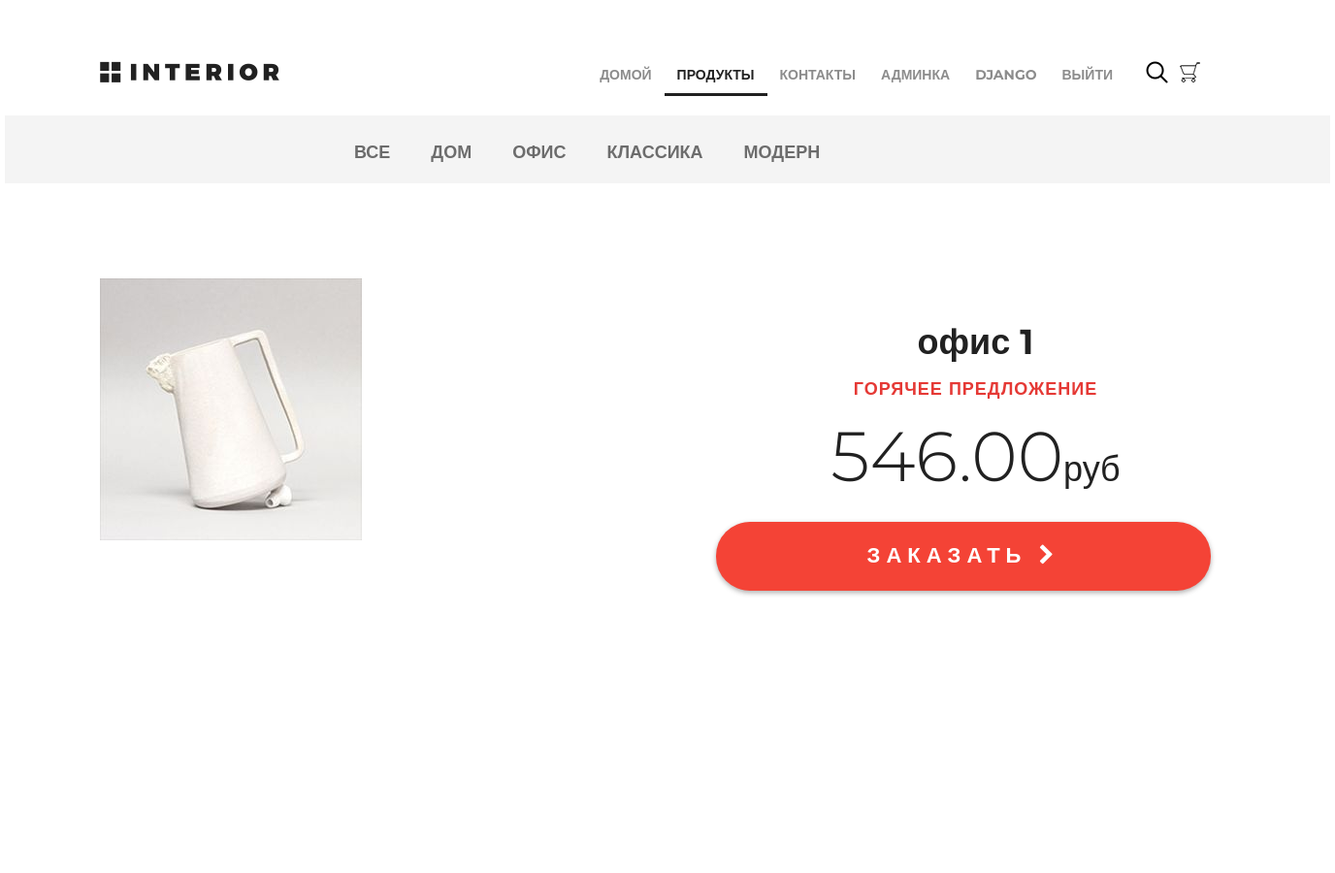
Page /products/ (signed in, upper part) on the earlier database version.
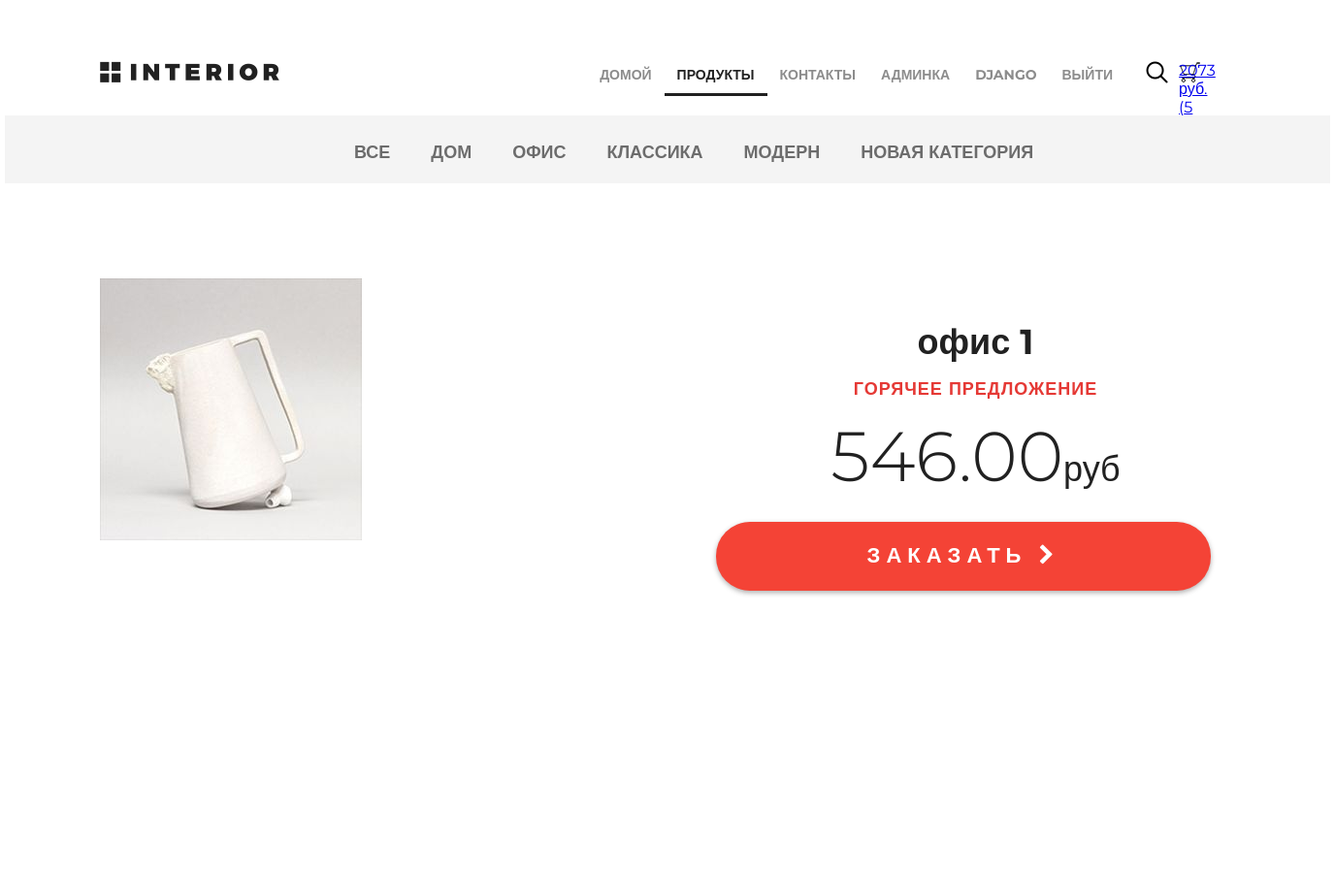
Same page on the later database version.
### mainapp/models.py (models this page shows, shortened)
class ProductCategory(models.Model):
    name = models.CharField(verbose_name='имя', max_length=64, unique=True)
    description = models.TextField(verbose_name='описание', blank=True)
    is_active = models.BooleanField(default=True)

class Product(models.Model):
    category = models.ForeignKey(ProductCategory, on_delete=models.CASCADE)
    name = models.CharField(verbose_name='имя продукта', max_length=128)
    image = models.ImageField(upload_to='products_images', blank=True)
    short_desc = models.CharField(verbose_name='краткое описание продукта', max_length=60, blank=True)
    description = models.TextField(verbose_name='описание продукта', blank=True)
    price = models.DecimalField(verbose_name='цена', max_digits=8, decimal_places=2, default=0)
    quantity = models.PositiveIntegerField(verbose_name='количество на складе', default=0)
    is_active = models.BooleanField(default=True)

### basketapp/models.py (models this page shows)
class Basket(models.Model):
    user = models.ForeignKey(settings.AUTH_USER_MODEL, on_delete=models.CASCADE, related_name='basket')
    product = models.ForeignKey(Product, on_delete=models.CASCADE)
    quantity = models.PositiveIntegerField(verbose_name='количество', default=0)
    add_datetime = models.DateTimeField(verbose_name='время', auto_now_add=True)
    @property
    def product_cost(self):
        return self.quantity * self.product.price
    @property
    def total_quantity(self):
        _items = Basket.objects.filter(user=self.user)
        return sum(list(map(lambda x: x.quantity, _items)))
    @property
    def total_cost(self):
        _items = Basket.objects.filter(user=self.user)
        return sum(list(map(lambda x: x.product_cost, _items)))

### authapp/models.py (models this page shows)
class ShopUser(AbstractUser):
    avatar = models.ImageField(upload_to='users_avatar', blank=True)
    age = models.PositiveIntegerField(verbose_name='Возраст')

### mainapp/views.py (the view, shortened to what this page needs)
# urls.py: path('products/', include('mainapp.urls', namespace='products')),
def products(request, pk=None):
    basket = get_basket(request.user)
    hot_product = get_hot_product()
    same_products = get_same_products(hot_product)
    product_menu_links = ProductCategory.objects.all()
    context = {
        'title': 'продукты',
        'main_menu_links': main_menu_links,
        'product_menu_links': product_menu_links,
        'same_products': same_products,
        'basket': basket,
        'hot_product': hot_product,
    }
    return render(request, 'mainapp/products.html', context)

### mainapp/views.py (called while the page is built)
def get_basket(user):
    if user.is_authenticated:
        return Basket.objects.filter(user=user)
    return []

def get_hot_product():
    return random.sample(list(Product.objects.all()), 1)[0]

def get_same_products(hot_product):
    same_products = Product.objects.filter(category=hot_product.category).exclude(pk=hot_product.pk)[:3]
    return same_products

### mainapp/templates/mainapp/products.html (shortened to what this page needs)
{% extends 'mainapp/base.html' %}
{% load static %}
		{% block menu %}
		<div class="hero-white">
			<div class="header clearfix">
				{% include 'mainapp/includes/inc_main_menu.html' %}
			</div>
		</div>
		{% endblock %}
		{% block content %}
		<div class="details">
			<div class="links clearfix">
				{% include 'mainapp/includes/inc_categories_menu.html' %}
			</div>
			<div class="details-products">
				<div class="details-slider">
					<div class="slider-product">
						<img src="/media/{{ hot_product.image }}">
					</div>
				</div>
				<div class="description">
					<h3 class="big-bold">{{ hot_product.name }}</h3>
					<h3 class="red">горячее предложение</h3>
					<p class="price">{{ hot_product.price|floatformat:2 }}<span>руб</span></p>
					<a href="{% url 'basket:add' hot_product.pk %}" class="red-button">
						заказать <i class="fa fa-chevron-right" aria-hidden="true"></i>
					</a>
				</div>
			</div>
		</div>
		{% endblock %}

### mainapp/templates/mainapp/includes/inc_main_menu.html (shortened to what this page needs)
<a href="{% url 'home' %}" class="logo"></a>
<ul class="menu">
	<li>
		<a href="{% url 'home' %}"
			class="">
			домой
		</a>
	</li>
	<li>
		<a href="{% url 'products:index' %}"
			class="{% if request.resolver_match.namespace == 'products' %}
				active
				{% endif %}">
			продукты
		</a>
	</li>
	<li>
		<a href="{% url 'contact' %}"
			class="">
			контакты
		</a>
	</li>
	{% if user.is_superuser %}
		<li><a href="{% url 'adminapp:user_list' %}">Админка</a></li>
	{% endif %}
	{% if user.is_authenticated %}
		<li><a href="{% url 'auth:edit' %}">{{ user.first_name|default:"Пользователь" }}</a></li>
		<li><a href="{% url 'auth:logout' %}">выйти</a></li>
	{% else %}
		<li><a href="{% url 'auth:register' %}">Регистрация</a></li>
		<li><a href="{% url 'auth:login' %}">войти</a></li>
	{% endif %}
</ul>
<a href="#" class="search"></a>
<a href="{% url 'basket:view' %}" class="basket">
	<span>
		{% if basket %}
			{{ basket.0.total_cost|floatformat:0 }} руб.
			({{ basket.0.total_quantity }} шт.)
		{% endif %}
	</span>
</a>

### mainapp/templates/mainapp/includes/inc_categories_menu.html (shortened to what this page needs)
<ul class="links-menu">
	<li>
		<a href="{% url 'products:category' 0 %}"
			class="">
			Все
		</a>
	</li>
	{% for link in product_menu_links %}
		{% if link.is_active %}
			<li>
				<a href="{% url 'products:category' link.pk %}"
					class="">
					{{ link.name }}
				</a>
			</li>
		{% endif %}
	{% endfor %}
</ul>

Differences in the rows shown:
added Basket: user+quantity+product "2073", user+quantity "5"
added ProductCategory: name "НОВАЯ КАТЕГОРИЯ"
Other differences:
text now shown: "руб. ("
